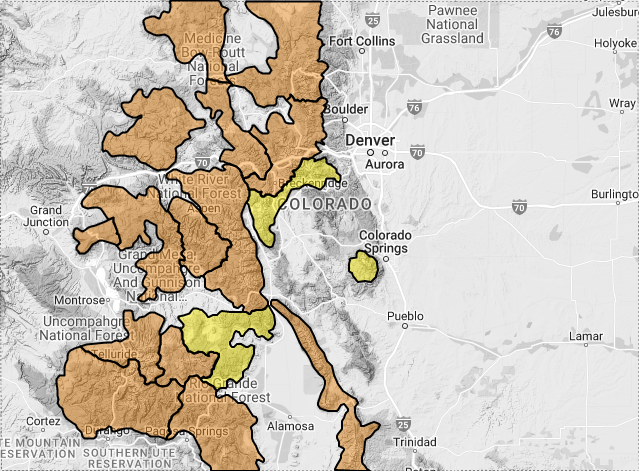
#> input picture data/inputs/colorado.png, 639 x 471 px
$ python image_test.py
#> lines starting #> are read from the running program, lines starting #| are printed output that depends on the picture
#> further down, image is the input picture: PIL image 639x471 RGBA; mean R, G, B, A 207.5, 199.5, 187.9, 255
from PIL import Image, ImageDraw
import numpy as np
import matplotlib.pyplot as plt

def create_image_with_pixels(array_size, pixel_set):
    # Create a new blank image with the specified size
    image = Image.new("L", array_size, color=255)

    # Create a draw object
    draw = ImageDraw.Draw(image)

    # Iterate over the set of pixels
    for pixel in pixel_set:
        # Set the pixel to black (0)
        draw.point(pixel, fill=0)

    return image


def find_self_contained_regions(array, min_region_size):
    rows, cols = array.shape
    grid = np.zeros((rows, cols), dtype=int)
    regions = []
    region_counter = 1
    region_sizes = {}

    def get_neighbors(row, col):
        neighbors = []
        if row > 0:
            neighbors.append((row-1, col))  # Up
        if row < rows - 1:
            neighbors.append((row+1, col))  # Down
        if col > 0:
            neighbors.append((row, col-1))  # Left
        if col < cols - 1:
            neighbors.append((row, col+1))  # Right
        return neighbors

    def flood_fill(start_row, start_col, region):
        stack = [(start_row, start_col)]
        size = 0
        while stack:
            row, col = stack.pop()
            if grid[row, col] == 0 and array[row, col] == 0:
                grid[row, col] = region
                size += 1
                neighbors = get_neighbors(row, col)
                stack.extend(neighbors)
        return size

    for i in range(rows):
        for j in range(cols):
            if grid[i, j] == 0 and array[i, j] == 0:
                size = flood_fill(i, j, region_counter)
                if size >= min_region_size:
                    regions.append(region_counter)
                    region_sizes[region_counter] = size
                    region_counter += 1

    return grid, regions, region_sizes

def group_pixels(image_path):
    # Load the image
#> called with image_path = '../inputs/colorado.png'
    image = Image.open(image_path)

    # Convert the image to RGB mode (3 channels)
    image = image.convert("RGB")

    # Convert the image to a numpy array
    pixels = np.array(image)

    # Reshape the array to a 2D matrix of pixels
    reshaped_pixels = pixels.reshape(-1, 3)

    # Group the pixels based on their color using K-means clustering
    from sklearn.cluster import KMeans
    kmeans = KMeans(n_clusters=7, random_state=42)
    labels = kmeans.fit_predict(reshaped_pixels)

    # Create a dictionary to store the color groups
    color_groups = {i: [] for i in range(7)}

    # Iterate over each pixel and assign its index to the corresponding color group
    for i, label in enumerate(labels):
        color_groups[label].append(i)
#> this loop made 300969 passes
#> label on passes 1 to 3: 1, 1, 1

    # Find the groups that have different values for each channel
    groups_with_different_channels = []
    for i, pixel_indices in color_groups.items():
        if len(pixel_indices) > 0:
            pixels_in_group = reshaped_pixels[pixel_indices]
            unique_channel_values = np.unique(pixels_in_group, axis=0)
            if len(unique_channel_values) > 1:
                groups_with_different_channels.append(i)
#> after the loop, groups_with_different_channels = [0, 1, 2, 3, 4, 5, 6]

    # Create a new image with colored pixels representing each group
    output_image = np.zeros_like(pixels)
    group_colors = [
        [255, 0, 0],    # Red
        [0, 255, 0],    # Green
        [0, 0, 255],    # Blue
        [255, 255, 0],  # Yellow
        [255, 0, 255],  # Magenta
        [0, 255, 255],  # Cyan
        [255, 128, 0]   # Orange
    ]
    for group_id, pixel_indices in color_groups.items():
        group_color = group_colors[group_id % len(group_colors)]
        output_image[np.unravel_index(pixel_indices, pixels.shape[:2])] = group_color

    # Convert the numpy array back to PIL image
    output_image = Image.fromarray(output_image)
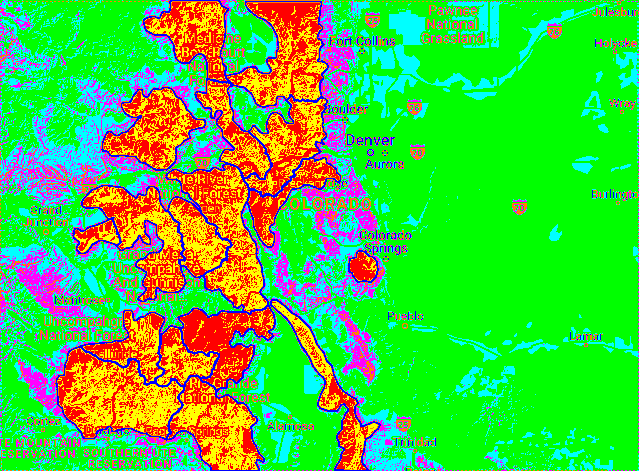
#> output_image: PIL image 639x471 RGB; mean R, G, B 75.2, 199.2, 62.8

    # Display the output image
    output_image.show()

    return color_groups

# Provide the path to the image file
image_path = '../inputs/colorado.png'
image = Image.open(image_path)
image = image.convert("RGB")
pixels = np.array(image)

# Call the function to group pixels and generate an image with colored pixels representing each group
color_groups = group_pixels(image_path)

output_image = np.zeros((pixels.shape[0], pixels.shape[1]))
output_image[np.unravel_index(color_groups[2], pixels.shape[:2])] = 1
grid, regions, region_sizes = find_self_contained_regions(output_image,20)

num_regions = len(regions)
colors = plt.cm.tab20b(np.linspace(0, 1, num_regions + 1))  # Add one more color for the background
image = colors[grid]

plt.imshow(image)
plt.axis('off')
plt.show()
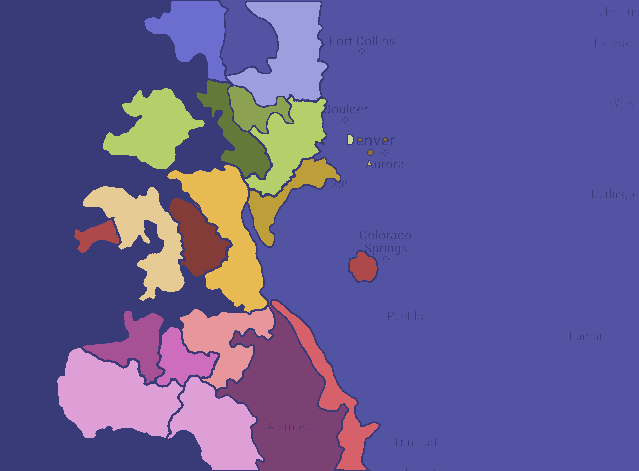
#> shown: shape (471, 639, 4) float64; mean R, G, B, A 0.389, 0.357, 0.578, 1

plt.ion()

# Get mouse clicks
points = []
while True:
#> (the run stopped early here; a loop or call above may not have finished)
